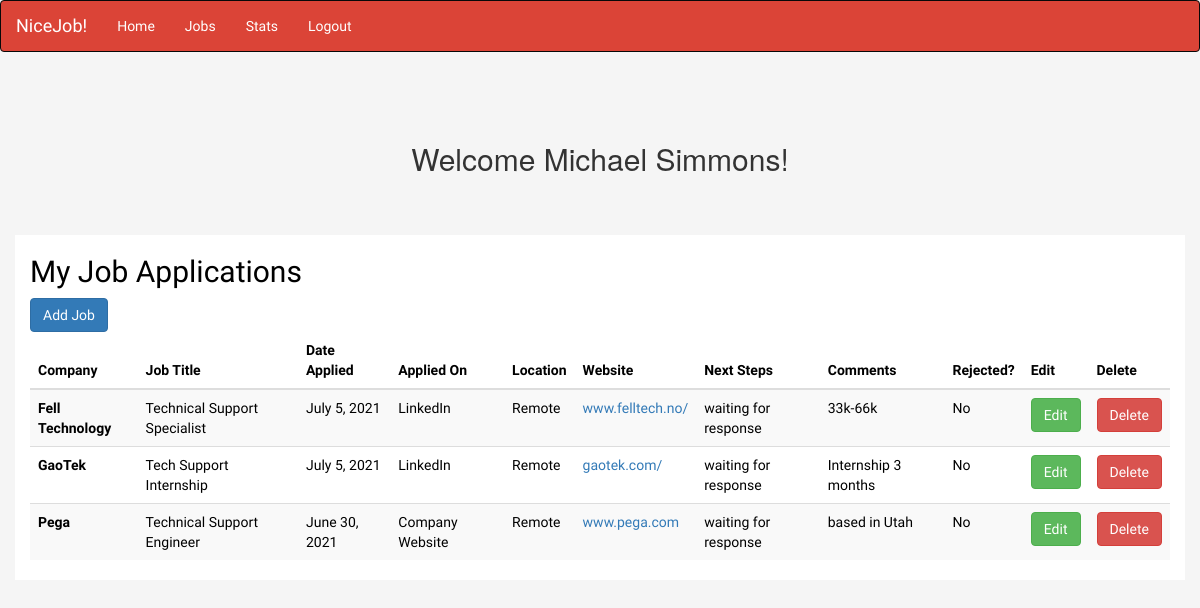
Page /welcome (signed in) on the committed database.
### main/models.py (models this page shows)
class User(models.Model):
    first_name = models.CharField(max_length=50)
    last_name = models.CharField(max_length=50)
    email = models.CharField(max_length=255)
    password = models.CharField(max_length=500)
    created_at = models.DateTimeField(auto_now_add=True)
    updated_at = models.DateTimeField(auto_now=True)
    objects = UserManager()

class Job(models.Model):
    company = models.CharField(max_length=255, default="not-listed")
    title = models.CharField(max_length=255)
    date_applied = models.DateField()
    applied_on = models.CharField(max_length=100
    )
    location = models.CharField(max_length=255)
    website = models.CharField(max_length=300)
    next_steps = models.CharField(max_length=300)
    comments = models.TextField()
    rejected = models.BooleanField(default=False)
    uploaded_by = models.ForeignKey(User, related_name="jobs_uploaded",on_delete = models.CASCADE)
    created_at = models.DateTimeField(auto_now_add=True)
    updated_at = models.DateTimeField(auto_now=True)

### main/views.py (the view)
# urls.py: path('welcome',views.welcome),
def welcome(request):
    if 'user_id' in request.session:
        logged_in_user = User.objects.get(id=request.session['user_id'])
        all_jobs = Job.objects.all()
        context = {
        'logged_in_user': logged_in_user,
        'all_jobs' : all_jobs
        }
        return render(request,'welcome.html',context)

### main/templates/welcome.html (shortened to what this page needs)
<!DOCTYPE html>
<html lang="en">
<head>
  <link rel="stylesheet" href="https://maxcdn.bootstrapcdn.com/bootstrap/3.4.1/css/bootstrap.min.css">
  <link rel="stylesheet" href="static/css/style.css">
</head>
<body>
  <div>
    <nav class="navbar navbar-inverse">
      <div class="container-fluid">
        <div class="navbar-header">
          <a class="navbar-brand" href="#">NiceJob!</a>
        </div>
        <ul class="nav navbar-nav">
          <li class="active"><a href="#">Home</a></li>
          <li><a href="jobs">Jobs</a></>
          <li><a href="#">Stats</a></li>
          <li><a href="/logout">Logout</a></li>
        </ul>
      </div>
    </nav>
  </div>
  <div class="jumbo_container">
    <h2 class="jumbo">Welcome {{logged_in_user.first_name}} {{logged_in_user.last_name}}!</h2>
  </div>
  <div class="container">
    <h2>My Job Applications</h2>
    <button type="button" class="btn btn-primary" data-toggle="modal" data-target="#myModal">Add Job</button>
    <div class="welcome_container">
      <table class="table table-striped">
        <thead>
          <tr>
            <th scope="col">Company</th>
            <th scope="col">Job Title</th>
            <th scope="col">Date Applied</th>
            <th scope="col">Applied On</th>
            <th scope="col">Location</th>
            <th scope="col">Website</th>
            <th scope="col">Next Steps</th>
            <th scope="col">Comments</th>
            <th scope="col">Rejected?</th>
            <th scope="col">Edit</th>
            <th scope="col">Delete</th>
          </tr>
        </thead>
        <tbody>
          {%for job in all_jobs reversed%}
          {%if job.uploaded_by == logged_in_user%}
          <tr>
            {%if job.rejected == False %}
            <th scope="row">{{job.company}}</th>
            <td>{{job.title}}</td>
            <td>{{job.date_applied}}</td>
            <td>{{job.applied_on}}</td>
            <td>{{job.location}}</td>
            <td><a href="https://{{job.website}}">{{job.website}}</a></td>
            <td>{{job.next_steps}}</td>
            <td>{{job.comments}}</td>
            <td>No</td>
            <form action="/jobs/edit/{{job.id}}" method="post">
              <td><button class="btn btn-success" type="submit">Edit</button></td>
            </form>
            <form action="/delete" method="post">
              <td><button class="btn btn-danger" type="submit">Delete</button></td>
            </form>
             </tr>
            {%endif%}
            {%endif%}
            {% endfor %}
        </tbody>
      </table>
</body>
</html>

### main/static/css/style.css (style rules this page uses)
nav { background-color: #DB4437 !important; color: white !important; font-family: 'Maven Pro', sans-serif !important; }
.navbar-inverse .navbar-nav>li>a { color: white; }
.navbar-inverse .navbar-nav>.active>a, .navbar-inverse .navbar-nav>.active>a:focus, .navbar-inverse .navbar-nav>.active>a:hover { color: white }
.navbar-inverse .navbar-nav>.active>a, .navbar-inverse .navbar-nav>.active>a:focus, .navbar-inverse .navbar-nav>.active>a:hover { background-color:#DB4437 !important ; }
.navbar-inverse .navbar-brand { color: white; }
.container { background-color: white; color: black; font-family: 'Maven Pro', sans-serif; }
body { background-color: whitesmoke; }
.jumbo_container { display: flex; justify-content: center; padding: 50px; }

### rows in the picture
User: first_name "Michael", last_name "Simmons"
Job: company "Fell Technology", title "Technical Support Specialist", date_applied "July 5, 2021", applied_on "LinkedIn", location "Remote", website "www.felltech.no/", next_steps "waiting for response", comments "33k-66k"
Job: company "GaoTek", title "Tech Support Internship", date_applied "July 5, 2021", applied_on "LinkedIn", location "Remote", website "gaotek.com/", next_steps "waiting for response", comments "Internship 3 months"
Job: company "Pega", title "Technical Support Engineer", date_applied "June 30, 2021", applied_on "Company Website", location "Remote", website "www.pega.com", next_steps "waiting for response", comments "based in Utah"
